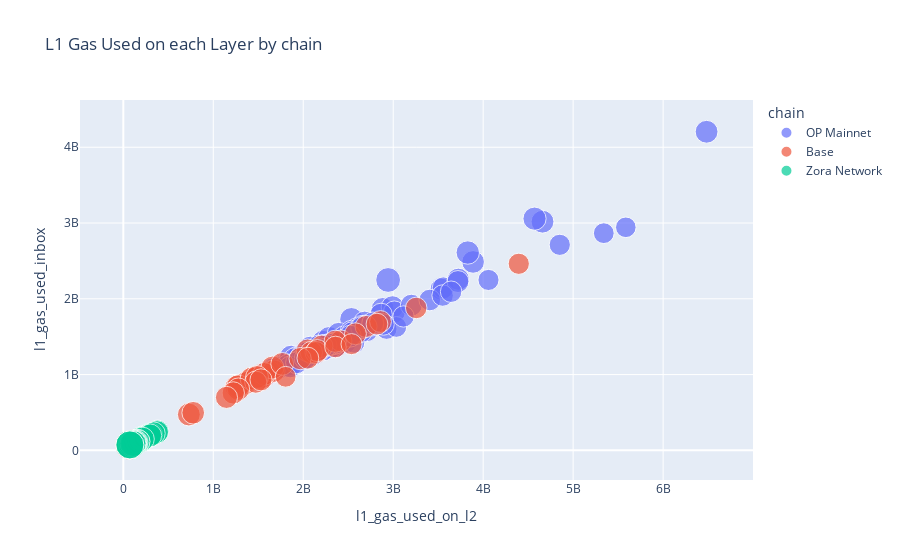
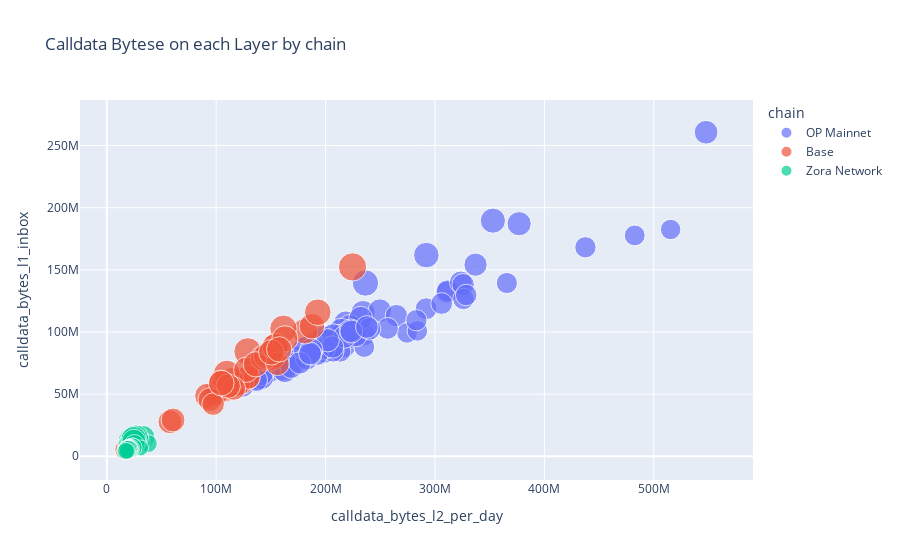

Notebook code for these charts, in order:
### Code cell
# Create the scatter plot
combo_df_plot = combo_df[
                        (~combo_df['gas_compression_ratio'].isna()) 
                         & (combo_df['gas_compression_ratio']<1) 
                         & (combo_df['active_secs_per_day'] == 86400)
                         ]

# combo_df_plot = combo_df[(~combo_df['bytes_compression_ratio'].isna())
#                          & (combo_df['active_secs_per_day'] == 86400)]

display(combo_df_plot)

fig = px.scatter(combo_df_plot,
                 x='l1_gas_used_on_l2',
                 y='l1_gas_used_inbox',
                 size = 'gas_compression_ratio',
                 color='chain',
                 title='L1 Gas Used on each Layer by chain')

# Display the plot
fig.show()

##############

fig_bytes = px.scatter(combo_df_plot,
                 x='calldata_bytes_l2_per_day',
                 y='calldata_bytes_l1_inbox',
                 size = 'bytes_compression_ratio',
                 color='chain',
                 title='Calldata Bytese on each Layer by chain')

fig_bytes.show()
